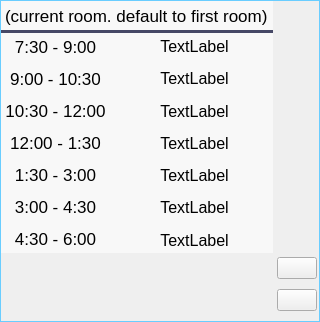
                            <widget class="QFrame" name="page_admin_FroomNkey_ctrl">
                             <property name="styleSheet">
                              <string notr="true">QFrame{
border: 1px solid #69cdff;
}</string>
                             </property>
                             <property name="frameShape">
                              <enum>QFrame::StyledPanel</enum>
                             </property>
                             <property name="frameShadow">
                              <enum>QFrame::Raised</enum>
                             </property>
                             <layout class="QHBoxLayout" name="horizontalLayout_page_admin_FroomNkey_ctrl" stretch="1,0">
                              <property name="spacing">
                               <number>2</number>
                              </property>
                              <property name="leftMargin">
                               <number>0</number>
                              </property>
                              <property name="topMargin">
                               <number>0</number>
                              </property>
                              <property name="rightMargin">
                               <number>0</number>
                              </property>
                              <property name="bottomMargin">
                               <number>0</number>
                              </property>
                              <item>
                               <widget class="QFrame" name="FroomNkey_ctrl_overview">
                                <property name="styleSheet">
                                 <string notr="true">QFrame{
border: 0;
}</string>
                                </property>
                                <property name="frameShape">
                                 <enum>QFrame::StyledPanel</enum>
                                </property>
                                <property name="frameShadow">
                                 <enum>QFrame::Raised</enum>
                                </property>
                                <layout class="QVBoxLayout" name="verticalLayout_FroomNkey_ctrl_overview" stretch="1,4,0">
                                 <property name="spacing">
                                  <number>0</number>
                                 </property>
                                 <property name="leftMargin">
                                  <number>0</number>
                                 </property>
                                 <property name="topMargin">
                                  <number>0</number>
                                 </property>
                                 <property name="rightMargin">
                                  <number>0</number>
                                 </property>
                                 <property name="bottomMargin">
                                  <number>0</number>
                                 </property>
                                 <item>
                                  <widget class="QLabel" name="FroomNkey_ctrl_overview_label">
                                   <property name="styleSheet">
                                    <string notr="true">QLabel{
font-size: 13pt;
color: black;
background-color: rgb(248, 248, 248);
border-bottom: 3px solid  #464866;
}</string>
                                   </property>
                                   <property name="text">
                                    <string>(current room. default to first room)</string>
                                   </property>
                                   <property name="alignment">
                                    <set>Qt::AlignBottom|Qt::AlignLeading|Qt::AlignLeft</set>
                                   </property>
                                  </widget>
                                 </item>
                                 <item>
                                  <widget class="QFrame" name="FroomNkey_ctrl_overview_contents">
                                   <property name="styleSheet">
                                    <string notr="true">QWidget{
color:black;
font-size: 13pt;
background-color: rgb(248, 248, 248);
}</string>
                                   </property>
                                   <property name="frameShape">
                                    <enum>QFrame::StyledPanel</enum>
                                   </property>
                                   <property name="frameShadow">
                                    <enum>QFrame::Raised</enum>
                                   </property>
                                   <layout class="QHBoxLayout" name="horizontalLayout_FroomNkey_ctrl_overview_contents" stretch="1,3">
                                    <property name="leftMargin">
                                     <number>0</number>
                                    </property>
                                    <property name="topMargin">
                                     <number>0</number>
                                    </property>
                                    <property name="rightMargin">
                                     <number>0</number>
                                    </property>
                                    <property name="bottomMargin">
                                     <number>0</number>
                                    </property>
                                    <item>
                                     <widget class="QFrame" name="FroomNkey_ctrl_overview_Leftcontents">
                                      <property name="styleSheet">
                                       <string notr="true"/>
                                      </property>
                                      <property name="frameShape">
                                       <enum>QFrame::StyledPanel</enum>
                                      </property>
                                      <property name="frameShadow">
                                       <enum>QFrame::Raised</enum>
                                      </property>
                                      <layout class="QVBoxLayout" name="verticalLayout_FroomNkey_ctrl_overview_Leftcontents">
                                       <property name="spacing">
                                        <number>4</number>
                                       </property>
                                       <property name="leftMargin">
                                        <number>0</number>
                                       </property>
                                       <property name="topMargin">
                                        <number>0</number>
                                       </property>
                                       <property name="rightMargin">
                                        <number>0</number>
                                       </property>
                                       <property name="bottomMargin">
                                        <number>0</number>
                                       </property>
                                       <item>
                                        <widget class="QPushButton" name="FroomNkey_ctrl_pushButton_time1">
                                         <property name="sizePolicy">
                                          <sizepolicy hsizetype="Minimum" vsizetype="Preferred">
                                           <horstretch>0</horstretch>
                                           <verstretch>0</verstretch>
                                          </sizepolicy>
                                         </property>
                                         <property name="styleSheet">
                                          <string notr="true"/>
                                         </property>
                                         <property name="text">
                                          <string>7:30 - 9:00</string>
                                         </property>
                                         <property name="flat">
                                          <bool>true</bool>
                                         </property>
                                        </widget>
                                       </item>
                                       <item>
                                        <widget class="QPushButton" name="FroomNkey_ctrl_pushButton_time2">
                                         <property name="sizePolicy">
                                          <sizepolicy hsizetype="Minimum" vsizetype="Preferred">
                                           <horstretch>0</horstretch>
                                           <verstretch>0</verstretch>
                                          </sizepolicy>
                                         </property>
                                         <property name="text">
                                          <string>9:00 - 10:30</string>
                                         </property>
                                         <property name="flat">
                                          <bool>true</bool>
                                         </property>
                                        </widget>
                                       </item>
                                       <item>
                                        <widget class="QPushButton" name="FroomNkey_ctrl_pushButton_time3">
                                         <property name="sizePolicy">
                                          <sizepolicy hsizetype="Minimum" vsizetype="Preferred">
                                           <horstretch>0</horstretch>
                                           <verstretch>0</verstretch>
                                          </sizepolicy>
                                         </property>
                                         <property name="text">
                                          <string>10:30 - 12:00</string>
                                         </property>
                                         <property name="flat">
                                          <bool>true</bool>
                                         </property>
                                        </widget>
                                       </item>
                                       <item>
                                        <widget class="QPushButton" name="FroomNkey_ctrl_pushButton_time4">
                                         <property name="sizePolicy">
                                          <sizepolicy hsizetype="Minimum" vsizetype="Preferred">
                                           <horstretch>0</horstretch>
                                           <verstretch>0</verstretch>
                                          </sizepolicy>
                                         </property>
                                         <property name="text">
                                          <string>12:00 - 1:30</string>
                                         </property>
                                         <property name="flat">
                                          <bool>true</bool>
                                         </property>
                                        </widget>
                                       </item>
                                       <item>
                                        <widget class="QPushButton" name="FroomNkey_ctrl_pushButton_time5">
                                         <property name="sizePolicy">
                                          <sizepolicy hsizetype="Minimum" vsizetype="Preferred">
                                           <horstretch>0</horstretch>
                                           <verstretch>0</verstretch>
                                          </sizepolicy>
                                         </property>
                                         <property name="text">
                                          <string>1:30 - 3:00</string>
                                         </property>
                                         <property name="flat">
                                          <bool>true</bool>
                                         </property>
                                        </widget>
                                       </item>
                                       <item>
                                        <widget class="QPushButton" name="FroomNkey_ctrl_pushButton_time6">
                                         <property name="sizePolicy">
                                          <sizepolicy hsizetype="Minimum" vsizetype="Preferred">
                                           <horstretch>0</horstretch>
                                           <verstretch>0</verstretch>
                                          </sizepolicy>
                                         </property>
                                         <property name="text">
                                          <string>3:00 - 4:30</string>
                                         </property>
                                         <property name="flat">
                                          <bool>true</bool>
                                         </property>
                                        </widget>
                                       </item>
                                       <item>
                                        <widget class="QPushButton" name="FroomNkey_ctrl_pushButton_time7">
                                         <property name="sizePolicy">
                                          <sizepolicy hsizetype="Minimum" vsizetype="Preferred">
                                           <horstretch>0</horstretch>
                                           <verstretch>0</verstretch>
                                          </sizepolicy>
                                         </property>
                                         <property name="styleSheet">
                                          <string notr="true"/>
                                         </property>
                                         <property name="text">
                                          <string>4:30 - 6:00</string>
                                         </property>
                                         <property name="flat">
                                          <bool>true</bool>
                                         </property>
                                        </widget>
                                       </item>
                                      </layout>
                                     </widget>
                                    </item>
                                    <item>
                                     <widget class="QFrame" name="FroomNkey_ctrl_overview_Rightcontents">
                                      <property name="styleSheet">
                                       <string notr="true">font-size:12pt;</string>
                                      </property>
                                      <property name="frameShape">
                                       <enum>QFrame::StyledPanel</enum>
                                      </property>
                                      <property name="frameShadow">
                                       <enum>QFrame::Raised</enum>
                                      </property>
                                      <layout class="QVBoxLayout" name="verticalLayout_FroomNkey_ctrl_overview_Rightcontents">
                                       <property name="leftMargin">
                                        <number>0</number>
                                       </property>
                                       <property name="topMargin">
                                        <number>0</number>
                                       </property>
                                       <property name="rightMargin">
                                        <number>0</number>
                                       </property>
                                       <property name="bottomMargin">
                                        <number>0</number>
                                       </property>
                                       <item>
                                        <widget class="QLabel" name="FroomNkey_ctrl_pushButton_timeSlot1">
                                         <property name="text">
                                          <string>TextLabel</string>
                                         </property>
                                         <property name="alignment">
                                          <set>Qt::AlignCenter</set>
                                         </property>
                                        </widget>
                                       </item>
                                       <item>
                                        <widget class="QLabel" name="FroomNkey_ctrl_pushButton_timeSlot2">
                                         <property name="text">
                                          <string>TextLabel</string>
                                         </property>
                                         <property name="alignment">
                                          <set>Qt::AlignCenter</set>
                                         </property>
                                        </widget>
                                       </item>
                                       <item>
                                        <widget class="QLabel" name="FroomNkey_ctrl_pushButton_timeSlot3">
                                         <property name="text">
                                          <string>TextLabel</string>
                                         </property>
                                         <property name="alignment">
                                          <set>Qt::AlignCenter</set>
                                         </property>
                                        </widget>
                                       </item>
                                       <item>
                                        <widget class="QLabel" name="FroomNkey_ctrl_pushButton_timeSlot4">
                                         <property name="text">
                                          <string>TextLabel</string>
                                         </property>
                                         <property name="alignment">
                                          <set>Qt::AlignCenter</set>
                                         </property>
                                        </widget>
                                       </item>
                                       <item>
                                        <widget class="QLabel" name="FroomNkey_ctrl_pushButton_timeSlot5">
                                         <property name="text">
                                          <string>TextLabel</string>
                                         </property>
                                         <property name="alignment">
                                          <set>Qt::AlignCenter</set>
                                         </property>
                                        </widget>
                                       </item>
                                       <item>
                                        <widget class="QLabel" name="FroomNkey_ctrl_pushButton_timeSlot6">
                                         <property name="text">
                                          <string>TextLabel</string>
                                         </property>
                                         <property name="alignment">
                                          <set>Qt::AlignCenter</set>
                                         </property>
                                        </widget>
                                       </item>
                                       <item>
                                        <widget class="QLabel" name="FroomNkey_ctrl_pushButton_timeSlot7">
                                         <property name="text">
                                          <string>TextLabel</string>
                                         </property>
                                         <property name="alignment">
                                          <set>Qt::AlignCenter</set>
                                         </property>
                                        </widget>
                                       </item>
                                      </layout>
                                     </widget>
                                    </item>
                                   </layout>
                                  </widget>
                                 </item>
                                 <item>
                                  <widget class="QFrame" name="FroomNkey_ctrl_overview_accORdec">
                                   <property name="frameShape">
                                    <enum>QFrame::StyledPanel</enum>
                                   </property>
                                   <property name="frameShadow">
                                    <enum>QFrame::Raised</enum>
                                   </property>
                                   <layout class="QHBoxLayout" name="horizontalLayout_FroomNkey_ctrl_overview_accORdec" stretch="1,2">
                                    <property name="leftMargin">
                                     <number>0</number>
                                    </property>
                                    <property name="topMargin">
                                     <number>0</number>
                                    </property>
                                    <property name="rightMargin">
                                     <number>0</number>
                                    </property>
                                    <property name="bottomMargin">
                                     <number>0</number>
                                    </property>
                                    <item>
                                     <widget class="QFrame" name="roomNkey_ctrl_Frequests">
                                      <property name="frameShape">
                                       <enum>QFrame::StyledPanel</enum>
                                      </property>
                                      <property name="frameShadow">
                                       <enum>QFrame::Raised</enum>
                                      </property>
                                     </widget>
                                    </item>
                                    <item>
                                     <widget class="QScrollArea" name="roomNkey_ctrl_scrollArea_requests">
                                      <property name="widgetResizable">
                                       <bool>true</bool>
                                      </property>
                                      <widget class="QWidget" name="roomNkey_ctrl_scrollArea_requests_contents">
                                       <property name="geometry">
                                        <rect>
                                         <x>0</x>
                                         <y>0</y>
                                         <width>100</width>
                                         <height>30</height>
                                        </rect>
                                       </property>
                                       <layout class="QVBoxLayout" name="verticalLayout_roomNkey_ctrl_scrollArea_requests_contents">
                                        <property name="leftMargin">
                                         <number>2</number>
                                        </property>
                                        <property name="topMargin">
                                         <number>2</number>
                                        </property>
                                        <property name="rightMargin">
                                         <number>2</number>
                                        </property>
                                        <property name="bottomMargin">
                                         <number>2</number>
                                        </property>
                                       </layout>
                                      </widget>
                                     </widget>
                                    </item>
                                   </layout>
                                  </widget>
                                 </item>
                                </layout>
                               </widget>
                              </item>
                              <item alignment="Qt::AlignRight|Qt::AlignBottom">
                               <widget class="QFrame" name="FroomNkey_ctrl_logs">
                                <property name="styleSheet">
                                 <string notr="true">QWidget{
color: white;
}

QFrame{
border:0;
}</string>
                                </property>
                                <property name="frameShape">
                                 <enum>QFrame::StyledPanel</enum>
                                </property>
                                <property name="frameShadow">
                                 <enum>QFrame::Raised</enum>
                                </property>
                                <layout class="QVBoxLayout" name="verticalLayout_FroomNkey_ctrl_logs">
                                 <property name="spacing">
                                  <number>10</number>
                                 </property>
                                 <property name="leftMargin">
                                  <number>2</number>
                                 </property>
                                 <property name="topMargin">
                                  <number>2</number>
                                 </property>
                                 <property name="rightMargin">
                                  <number>2</number>
                                 </property>
                                 <property name="bottomMargin">
                                  <number>10</number>
                                 </property>
                                 <item>
                                  <widget class="QPushButton" name="roomNkey_logsButton">
                                   <property name="text">
                                    <string/>
                                   </property>
                                   <property name="icon">
                                    <iconset>
                                     <normalon>:/20x20/icons/20x20/cil-notes.png</normalon>
                                    </iconset>
                                   </property>
                                   <property name="iconSize">
                                    <size>
                                     <width>18</width>
                                     <height>18</height>
                                    </size>
                                   </property>
                                   <property name="flat">
                                    <bool>false</bool>
                                   </property>
                                  </widget>
                                 </item>
                                 <item>
                                  <widget class="QPushButton" name="roomNkey_accORdecButton">
                                   <property name="text">
                                    <string/>
                                   </property>
                                   <property name="icon">
                                    <iconset>
                                     <normalon>:/20x20/icons/20x20/cil-chevron-circle-left-alt.png</normalon>
                                    </iconset>
                                   </property>
                                   <property name="iconSize">
                                    <size>
                                     <width>20</width>
                                     <height>20</height>
                                    </size>
                                   </property>
                                  </widget>
                                 </item>
                                </layout>
                               </widget>
                              </item>
                             </layout>
                            </widget>
